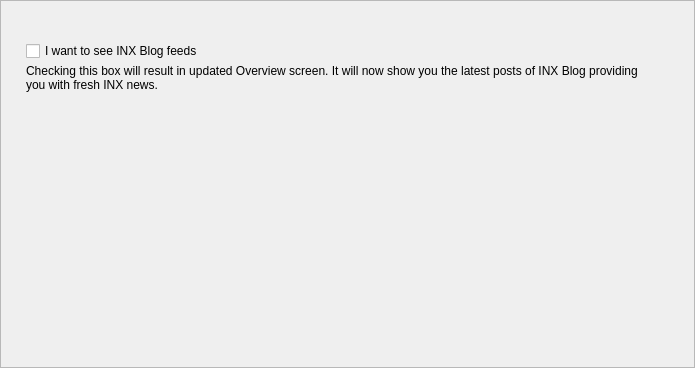
<?xml version="1.0" encoding="UTF-8"?>
<ui version="4.0">
 <class>PrivacyFrame</class>
 <widget class="QFrame" name="PrivacyFrame">
  <property name="geometry">
   <rect>
    <x>0</x>
    <y>0</y>
    <width>695</width>
    <height>368</height>
   </rect>
  </property>
  <property name="windowTitle">
   <string>Frame</string>
  </property>
  <property name="frameShape">
   <enum>QFrame::StyledPanel</enum>
  </property>
  <property name="frameShadow">
   <enum>QFrame::Raised</enum>
  </property>
  <layout class="QVBoxLayout" name="verticalLayout_3">
   <property name="spacing">
    <number>0</number>
   </property>
   <property name="leftMargin">
    <number>25</number>
   </property>
   <property name="topMargin">
    <number>40</number>
   </property>
   <property name="rightMargin">
    <number>49</number>
   </property>
   <item>
    <widget class="QWidget" name="widget_2" native="true">
     <property name="sizePolicy">
      <sizepolicy hsizetype="Preferred" vsizetype="Fixed">
       <horstretch>0</horstretch>
       <verstretch>0</verstretch>
      </sizepolicy>
     </property>
     <property name="minimumSize">
      <size>
       <width>0</width>
       <height>70</height>
      </size>
     </property>
     <property name="maximumSize">
      <size>
       <width>16777215</width>
       <height>70</height>
      </size>
     </property>
     <layout class="QVBoxLayout" name="verticalLayout_2" stretch="0,1">
      <property name="spacing">
       <number>3</number>
      </property>
      <property name="leftMargin">
       <number>0</number>
      </property>
      <property name="topMargin">
       <number>0</number>
      </property>
      <property name="rightMargin">
       <number>0</number>
      </property>
      <property name="bottomMargin">
       <number>0</number>
      </property>
      <item>
       <widget class="QCheckBox" name="m_newsCheck">
        <property name="text">
         <string>I want to see INX Blog feeds</string>
        </property>
       </widget>
      </item>
      <item alignment="Qt::AlignTop">
       <widget class="WalletGui::WalletSmallGrayTextLabel" name="m_embeddedHelperLabel">
        <property name="text">
         <string>Checking this box will result in updated Overview screen. It will now show you the latest posts of INX Blog providing you with fresh INX news.</string>
        </property>
        <property name="alignment">
         <set>Qt::AlignLeading|Qt::AlignLeft|Qt::AlignTop</set>
        </property>
        <property name="wordWrap">
         <bool>true</bool>
        </property>
        <property name="indent">
         <number>0</number>
        </property>
       </widget>
      </item>
     </layout>
    </widget>
   </item>
   <item>
    <spacer name="verticalSpacer">
     <property name="orientation">
      <enum>Qt::Vertical</enum>
     </property>
     <property name="sizeHint" stdset="0">
      <size>
       <width>20</width>
       <height>171</height>
      </size>
     </property>
    </spacer>
   </item>
  </layout>
 </widget>
 <customwidgets>
  <customwidget>
   <class>WalletGui::WalletSmallGrayTextLabel</class>
   <extends>QLabel</extends>
   <header>Gui/Common/WalletTextLabel.h</header>
  </customwidget>
 </customwidgets>
 <resources/>
 <connections/>
</ui>
